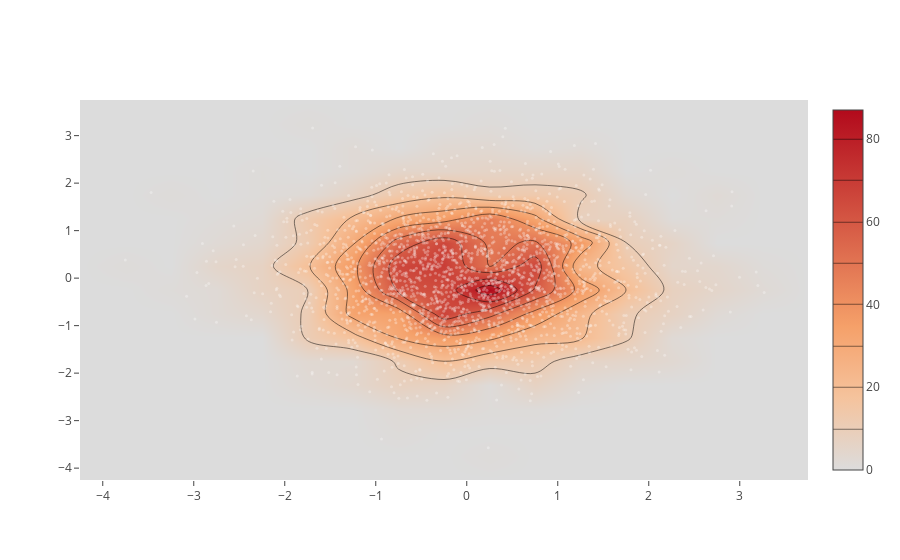

The code cell stored with this chart in its notebook:
### Code cell
x = np.random.randn(2000)
y = np.random.randn(2000)
iplot([Histogram2dContour(x=x, y=y, contours=Contours(coloring='heatmap')),
       Scatter(x=x, y=y, mode='markers', marker=Marker(color='white', size=3, opacity=0.3))], show_link=False)

### Figure 1 — Plotly figure (JSON) as saved in the notebook; plotly's stock layout.template omitted (floating-point values rounded to 4 significant figures; data arrays with more than 128 entries replaced by an {"elided": "..."} marker saying what was removed)
{"data": [{"contours": {"coloring": "heatmap"}, "type": "histogram2dcontour", "x": {"elided": "2000 float values"}, "y": {"elided": "2000 float values"}}, {"marker": {"color": "white", "opacity": 0.3, "size": 3}, "mode": "markers", "type": "scatter", "x": {"elided": "2000 float values"}, "y": {"elided": "2000 float values"}}], "layout": {}}
